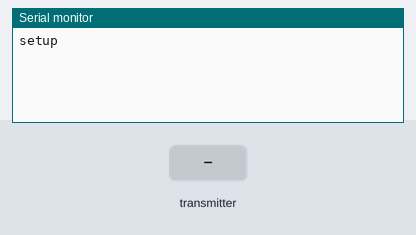
Bench run of a sketch on a simulated Arduino Uno, built with avr-gcc and run on an emulated ATmega328P. On the bench: the last lines printed to the serial monitor. The inputs (shaded band) are chosen by the test bench. No radio packets arrive unless stated.

Above: at 2.2 s.
2.3 s: the transmitter starts sending weight = 0
At 2.37 s:
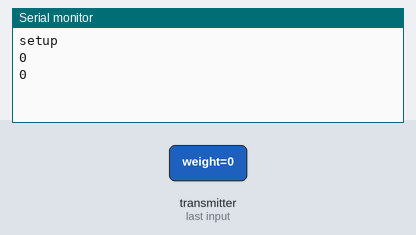
4.2 s: the transmitter starts sending weight = 256
At 4.27 s:
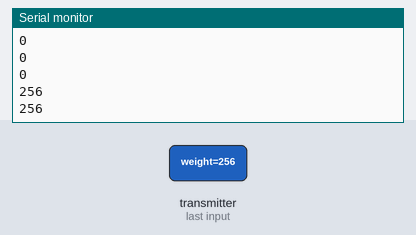

Measured:
- after the input at 2.3 s, the serial monitor: prints a new line at once (image 1)
- after the input at 4.2 s, the serial monitor: prints a new line at once (image 2)

The sketch:

reciever2_code.ino
```cpp
#include <RF24.h>
#include <nRF24L01.h>

RF24 radio(4, 5);
long weight;
void setup(){
  delay(1000);
  Serial.begin(9600);
  Serial.println("setup");
  radio.begin();
  radio.setChannel(5); // Channel 0 ... 127
  radio.setDataRate(RF24_1MBPS); // RF24_250KBPS, RF24_1MBPS, RF24_2MBPS
  radio.setPALevel(RF24_PA_HIGH); // RF24_PA_MIN=-10dBm, RF24_PA_LOW=-12dBm, RF24_PA_HIGH=-6dBm, RF24_PA_MAX=0dBm
  radio.openReadingPipe(1, 0x1234567890LL); // 0x1234567890
  radio.startListening();
}
void loop(){
  if (radio.available()){
    radio.read(&weight, sizeof(weight));
    Serial.println(weight);
}
}
```
